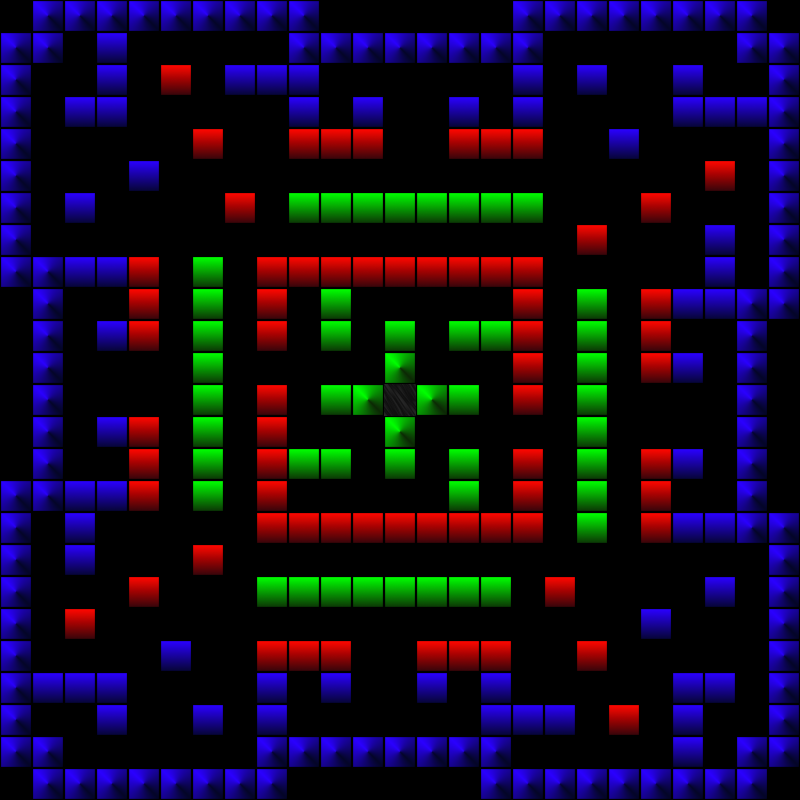

Below is a game level as drawn by its tile map, then a one-line description and the .tmx file that defines it, in full:
An orthogonal 25x25 tile map with 32x32 px tiles, 1 tile layer (Tile Layer 1) and 7 objects (6x collision, collider).

<map version="1.10" tiledversion="1.11.0" orientation="orthogonal" renderorder="right-down" width="25" height="25" tilewidth="32" tileheight="32" infinite="0" nextlayerid="2" nextobjectid="1">
 <tileset firstgid="1" name="Tileset1" tilewidth="32" tileheight="32" tilecount="7" columns="0">
  <grid orientation="orthogonal" width="1" height="1" />
  <tile id="0">
   <image source="tiles/tile0.png" width="32" height="32" />
   <objectgroup draworder="index" id="2">
    <object id="1" name="collider" x="0" y="0" width="32" height="32" />
   </objectgroup>
  </tile>
  <tile id="1">
   <image source="tiles/tile1.png" width="32" height="32" />
   <objectgroup draworder="index" id="2">
    <object id="4" name="collision" x="0" y="0" width="32" height="32" />
   </objectgroup>
  </tile>
  <tile id="2">
   <image source="tiles/tile2.png" width="32" height="32" />
   <objectgroup draworder="index" id="2">
    <object id="1" name="collision" x="0" y="0" width="32" height="32" />
   </objectgroup>
  </tile>
  <tile id="3">
   <image source="tiles/tile3.png" width="32" height="32" />
   <objectgroup draworder="index" id="2">
    <object id="1" name="collision" x="0" y="0" width="32" height="32" />
   </objectgroup>
  </tile>
  <tile id="4">
   <image source="tiles/tile4.png" width="32" height="32" />
   <objectgroup draworder="index" id="2">
    <object id="3" name="collision" x="0" y="0" width="32" height="32" />
   </objectgroup>
  </tile>
  <tile id="5">
   <image source="tiles/tile5.png" width="32" height="32" />
   <objectgroup draworder="index" id="2">
    <object id="1" name="collision" x="0" y="0" width="32" height="32" />
   </objectgroup>
  </tile>
  <tile id="6">
   <image source="tiles/tile6.png" width="32" height="32" />
   <objectgroup draworder="index" id="2">
    <object id="2" name="collision" x="0" y="0" width="32" height="32" />
   </objectgroup>
  </tile>
 </tileset>
 <layer id="1" name="Tile Layer 1" width="25" height="25">
  <data encoding="csv">
0,2,2,2,2,2,2,2,2,2,0,0,0,0,0,0,2,2,2,2,2,2,2,2,0,
2,2,0,3,0,0,0,0,0,2,2,2,2,2,2,2,2,0,0,0,0,0,0,2,2,
2,0,0,3,0,5,0,3,3,3,0,0,0,0,0,0,3,0,3,0,0,3,0,0,2,
2,0,3,3,0,0,0,0,0,3,0,3,0,0,3,0,3,0,0,0,0,3,3,3,2,
2,0,0,0,0,0,5,0,0,5,5,5,0,0,5,5,5,0,0,3,0,0,0,0,2,
2,0,0,0,3,0,0,0,0,0,0,0,0,0,0,0,0,0,0,0,0,0,5,0,2,
2,0,3,0,0,0,0,5,0,7,7,7,7,7,7,7,7,0,0,0,5,0,0,0,2,
2,0,0,0,0,0,0,0,0,0,0,0,0,0,0,0,0,0,5,0,0,0,3,0,2,
2,2,3,3,5,0,7,0,5,5,5,5,5,5,5,5,5,0,0,0,0,0,3,0,2,
0,2,0,0,5,0,7,0,5,0,7,0,0,0,0,0,5,0,7,0,5,3,3,2,2,
0,2,0,3,5,0,7,0,5,0,7,0,7,0,7,7,5,0,7,0,5,0,0,2,0,
0,2,0,0,0,0,7,0,0,0,0,0,6,0,0,0,5,0,7,0,5,3,0,2,0,
0,2,0,0,0,0,7,0,5,0,7,6,1,6,7,0,5,0,7,0,0,0,0,2,0,
0,2,0,3,5,0,7,0,5,0,0,0,6,0,0,0,0,0,7,0,0,0,0,2,0,
0,2,0,0,5,0,7,0,5,7,7,0,7,0,7,0,5,0,7,0,5,3,0,2,0,
2,2,3,3,5,0,7,0,5,0,0,0,0,0,7,0,5,0,7,0,5,0,0,2,0,
2,0,3,0,0,0,0,0,5,5,5,5,5,5,5,5,5,0,7,0,5,3,3,2,2,
2,0,3,0,0,0,5,0,0,0,0,0,0,0,0,0,0,0,0,0,0,0,0,0,2,
2,0,0,0,5,0,0,0,7,7,7,7,7,7,7,7,0,5,0,0,0,0,3,0,2,
2,0,5,0,0,0,0,0,0,0,0,0,0,0,0,0,0,0,0,0,3,0,0,0,2,
2,0,0,0,0,3,0,0,5,5,5,0,0,5,5,5,0,0,5,0,0,0,0,0,2,
2,3,3,3,0,0,0,0,3,0,3,0,0,3,0,3,0,0,0,0,0,3,3,0,2,
2,0,0,3,0,0,3,0,3,0,0,0,0,0,0,3,3,3,0,5,0,3,0,0,2,
2,2,0,0,0,0,0,0,2,2,2,2,2,2,2,2,0,0,0,0,0,3,0,2,2,
0,2,2,2,2,2,2,2,2,0,0,0,0,0,0,2,2,2,2,2,2,2,2,2,0
</data>
 </layer>
</map>
